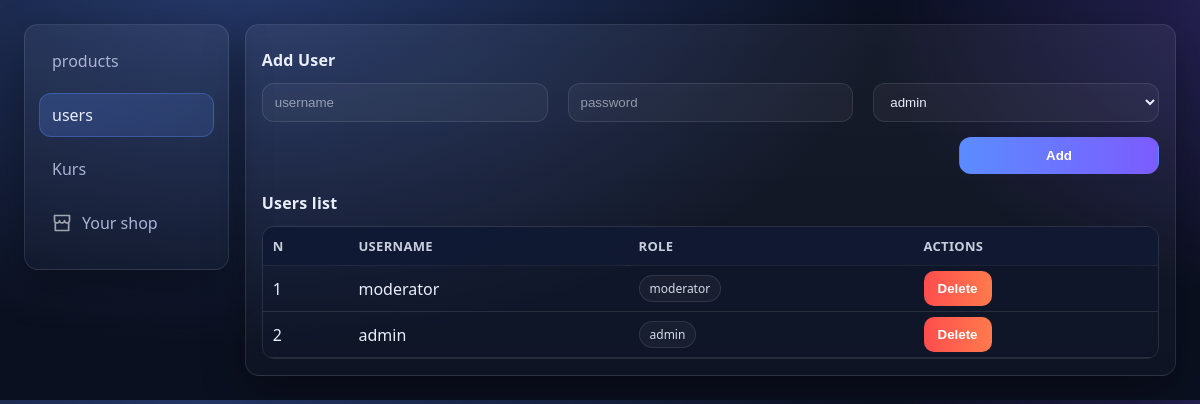
Page /admin/users (signed in) on the committed database.
### app/models/user.py (models this page shows, shortened)
class User(db.Model):
    __tablename__ = 'users'
    id = db.Column(db.Integer, primary_key=True)
    username = db.Column(db.String(80), unique=True, nullable=False)
    password_hash = db.Column(db.String(255), nullable=False)
    role = db.Column(db.String(20), nullable=False, default='user')
    created_at = db.Column(db.DateTime, default=datetime.now)

### app/routes/admin.py (the view)
@admin_bp.route('/users')
@login_required
def users():
    all_users = User.query.order_by(User.id.desc()).all()
    return render_template('admin/admin_panel.html', page="users", users=all_users)

### app/routes/admin.py (called while the page is built)
def login_required(f):
    @wraps(f)
    def decorated(*args, **kwargs):
        if 'user_id' not in session:
            flash('Avval login qiling', 'warning')
            return redirect(url_for('admin.login'))
        return f(*args, **kwargs)
    return decorated

### app/templates/admin/admin_panel.html (shortened to what this page needs)
{% extends 'base_admin.html' %}
{% block body %}
<main class="admin-panel">
    <div class="sidebar">
        <a href="{{ url_for('admin.products') }}"
           class="{% if page == 'products' %}active{% endif %}">
           products
        </a>
        <a href="{{ url_for('admin.users') }}"
           class="{% if page == 'users' %}active{% endif %}">
           users
        </a>
        <a href="{{ url_for('admin.settings') }}"
           class="{% if page=='settings' %}active{% endif %}">
            Kurs
        </a>
        <a href="{{ url_for('home.index') }}">
            Your shop
        </a>
    </div>
    <div class="main-section">
        {% if page == "users" %}
            {% include "admin/users.html" %}
        {% elif page == "products" %}
            {% include "admin/products.html" %}
        {% elif page == "settings" %}
            {% include "admin/settings.html" %}
        {% endif %}
    </div>
</main>
{% endblock %}

### app/templates/admin/users.html (shortened to what this page needs)
<h4>Add User</h4>
<form action="{{ url_for('admin.add_users') }}" method="post">
  <div style="gap: 20px;" class="row">
    <input type="text" name="username" placeholder="username">
    <input type="text" name="password" placeholder="password">
    <select name="role">
      <option value="admin">admin</option>
    </select>
  </div>
  <div style="height:15px"></div>
  <button style="width: 200px; display: block; margin-left: auto;" type="submit">Add</button>
</form>
<h4 style="margin-top:18px;">Users list</h4>
<div class="table-wrap">
  <table>
    <tr>
      <th>N</th>
      <th>Username</th>
      <th>Role</th>
      <th>Actions</th>
    </tr>
    {% for user in users %}
    <tr>
      <td>{{ loop.index }}</td>
      <td>{{ user.username }}</td>
      <td><span class="badge">{{ user.role }}</span></td>
      <td class="td-btn">
        <form action="{{ url_for('admin.delete_user', user_id=user.id ) }}" method="post" style="display:inline;">
          <button class="table-btn del-btn" type="submit"
            onclick="return confirm('Rostdan o\'chirmoqchimisiz?');">
            Delete
          </button>
        </form>
      </td>
    </tr>
    {% endfor %}
  </table>
</div>

### app/static/css/style-admin.css (style rules this page uses)
:root { --bg:#0b1020; --panel:#111a33; --panel2:#0f1730; --text:#e9eefc; --muted:#a9b3d3; --border:rgba(255,255,255,.10); --shadow:0 14px 40px rgba(0,0,0,.35); --accent:#5b8cff; --accent2:#7c5cff; --danger:#ff4d4d; --ok:#2ee59d; --radius:14px; --transition:.15s ease; --text-light:rgba(233,238,252,.95); --text-softer:rgba(233,238,252,.9); --text-dim:rgba(233,238,252,.85); --text-muted:rgba(233,238,252,.55); --bg-light:rgba(255,255,255,.06); --bg-lighter:rgba(255,255,255,.05); --bg-faint:rgba(255,255,255,.04); --bg-faint-2:rgba(255,255,255,.03); --bg-gradient:linear-gradient(180deg, rgba(255,255,255,.05), rgba(255,255,255,.02)); --overlay:rgba(0,0,0,.55); --accent-focus:rgba(91,140,255,.55); --accent-muted:rgba(91,140,255,.35); --accent-subtle:rgba(91,140,255,.22); --accent-subtle-2:rgba(91,140,255,.14); --border-radius-md:12px; --border-radius-lg:16px; }
* { box-sizing:border-box }
body { margin:0; padding:24px; font-family: ui-sans-serif, system-ui, -apple-system, Segoe UI, Roboto, Arial; background: radial-gradient(1200px 700px at 20% -10%, rgba(91,140,255,.35), transparent 55%), radial-gradient(900px 600px at 110% 0%, rgba(124,92,255,.28), transparent 50%), var(--bg); color:var(--text); }
a { color:inherit;text-decoration:none }
a svg { fill: rgba(255, 255, 255, 0.6); }
.admin-panel { gap:16px; display: flex; justify-content: space-between; align-items:start; }
.sidebar { width: 18%; position: sticky; top: 16px; padding:14px; border:1px solid var(--border); border-radius: var(--radius); background: var(--bg-gradient); box-shadow: var(--shadow); }
.sidebar a { display:flex; align-items:center; gap:10px; padding:10px 12px; border-radius:var(--border-radius-md); border:1px solid transparent; color: var(--muted); transition:var(--transition); margin-bottom:10px; }
.sidebar a.active { color: var(--text); background: linear-gradient(90deg, var(--accent-subtle), var(--accent-subtle-2)); border-color: var(--accent-muted); }
.main-section { width: 82%; padding:16px; border:1px solid var(--border); border-radius: var(--radius); background: var(--bg-gradient); box-shadow: var(--shadow); }
h4 { margin: 8px 0 12px; font-size: 16px; letter-spacing:.2px; }
form { width:100%; }
form .row { display:grid; grid-template-columns: repeat(3, minmax(0, 1fr)); gap:10px; }
input, select { width:100%; padding:10px 12px; border-radius:var(--border-radius-md); border:1px solid var(--border); background: var(--bg-faint); color: var(--text); outline:none; transition:var(--transition); }
input::placeholder { color: var(--text-muted) }
button { padding:10px 14px; border-radius:var(--border-radius-md); border:1px solid transparent; background: linear-gradient(90deg, var(--accent), var(--accent2)); color: white; font-weight: 700; cursor:pointer; transition:var(--transition); }
.table-btn { border-radius:10px; }
.del-btn { background: linear-gradient(90deg, #ff4d4d, #ff7a4d); border: none; }
.table-wrap { width:100%; overflow:auto; border-radius: 12px; border:1px solid var(--border); margin-top: 10px; }
table { width:100%; border-collapse: collapse; background: rgba(15,23,48,.35); }
tr { border-bottom:1px solid var(--border); }
th, td { padding:5px 10px; text-align:left; }
th { padding: 10px; position: sticky; top: 0; background: rgba(17,26,51,.92); backdrop-filter: blur(8px); font-size: 13px; color: var(--text-dim); letter-spacing:.3px; text-transform: uppercase; }
.badge { display:inline-flex; align-items:center; padding:4px 10px; border-radius:999px; border:1px solid var(--border); color: var(--text-softer); background: var(--bg-faint); font-size: 12px; }

### rows in the picture
User: username "moderator", role "moderator"
User: username "admin", role "admin"
